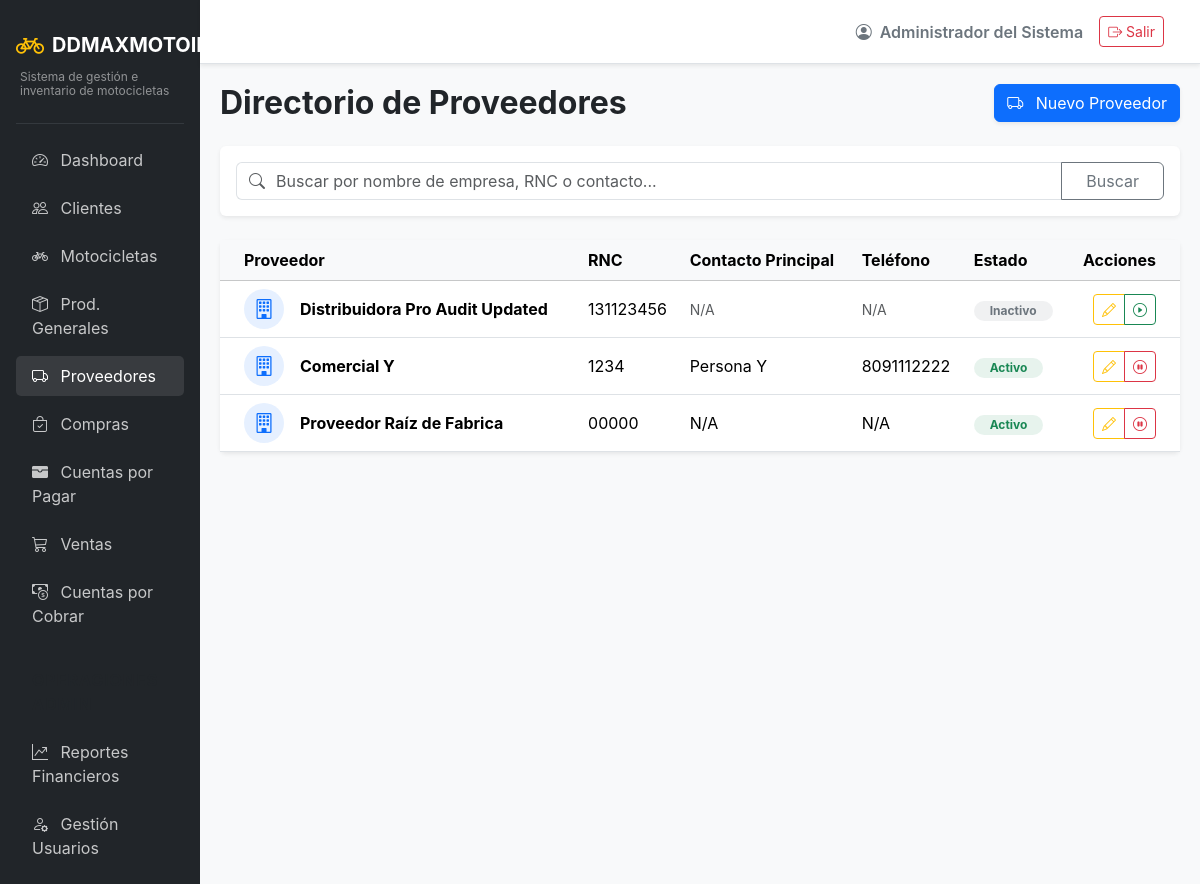
/suppliers/ (signed in), run on the app's committed database.
### app/models/auth.py (models this page shows, shortened)
class Usuarios(UserMixin, db.Model):
    __tablename__ = 'usuarios'
    id = db.Column(db.Integer, primary_key=True)
    usuario = db.Column(db.String(50), unique=True, nullable=False)
    password_hash = db.Column(db.String(255), nullable=False)
    rol_id = db.Column(db.Integer, db.ForeignKey('roles.id'), nullable=False)
    estado = db.Column(db.String(20), default='activo') # activo/inactivo
    nombre = db.Column(db.String(100), nullable=False)
    created_at = db.Column(db.DateTime, default=datetime.utcnow)
    updated_at = db.Column(db.DateTime, default=datetime.utcnow, onupdate=datetime.utcnow)

### app/models/entities.py (models this page shows)
class Proveedores(db.Model):
    __tablename__ = 'proveedores'
    id = db.Column(db.Integer, primary_key=True)
    nombre = db.Column(db.String(150), unique=True, nullable=False)
    rnc = db.Column(db.String(50))
    telefono = db.Column(db.String(20))
    direccion = db.Column(db.String(255))
    contacto = db.Column(db.String(100))
    estado = db.Column(db.String(20), default='activo')
    created_at = db.Column(db.DateTime, default=datetime.utcnow)

### app/routes/suppliers.py (the view)
@suppliers_bp.route('/')
def list_suppliers():
    search = request.args.get('search', '')
    query = Proveedores.query
    if search:
        query = query.filter(or_(
            Proveedores.nombre.ilike(f'%{search}%'),
            Proveedores.rnc.ilike(f'%{search}%'),
            Proveedores.contacto.ilike(f'%{search}%')
        ))
    proveedores = query.order_by(Proveedores.id.desc()).all()
    return render_template('suppliers/list.html', proveedores=proveedores, search=search)

### app/models/auth.py (called while the page is built)
@login_manager.user_loader
def load_user(user_id):
    return db.session.get(Usuarios, int(user_id))

### app/templates/suppliers/list.html (shortened to what this page needs)
{% extends "base.html" %}
{% block content %}
<div class="d-flex justify-content-between align-items-center mb-4">
    <h2 class="fw-bold mb-0">Directorio de Proveedores</h2>
    <a href="{{ url_for('suppliers.create_supplier') }}" class="btn btn-primary shadow-sm">
        <i class="bi bi-truck me-2"></i> Nuevo Proveedor
    </a>
</div>
<div class="card shadow-sm border-0 mb-4">
    <div class="card-body">
        <form method="GET" action="{{ url_for('suppliers.list_suppliers') }}" class="d-flex w-100">
            <div class="input-group">
                <span class="input-group-text bg-white text-muted border-end-0">
                    <i class="bi bi-search"></i>
                </span>
                <input type="text" class="form-control border-start-0 ps-0" name="search" placeholder="Buscar por nombre de empresa, RNC o contacto..." value="{{ search }}">
                <button class="btn btn-outline-secondary px-4" type="submit">Buscar</button>
            </div>
        </form>
    </div>
</div>
<div class="card shadow-sm border-0">
    <div class="card-body p-0">
        <div class="table-responsive">
            <table class="table table-hover align-middle mb-0">
                <thead class="table-light">
                    <tr>
                        <th class="ps-4">Proveedor</th>
                        <th>RNC</th>
                        <th>Contacto Principal</th>
                        <th>Teléfono</th>
                        <th>Estado</th>
                        <th class="text-end pe-4">Acciones</th>
                    </tr>
                </thead>
                <tbody>
                    {% for proveedor in proveedores %}
                    <tr>
                        <td class="ps-4">
                            <div class="d-flex align-items-center">
                                <div class="bg-primary bg-opacity-10 rounded-circle d-flex align-items-center justify-content-center text-primary me-3" style="width: 40px; height: 40px;">
                                    <i class="bi bi-building fs-5"></i>
                                </div>
                                <div class="fw-bold">{{ proveedor.nombre }}</div>
                            </div>
                        </td>
                        <td>{{ proveedor.rnc or '<span class="text-muted small">N/A</span>'|safe }}</td>
                        <td>{{ proveedor.contacto or '<span class="text-muted small">N/A</span>'|safe }}</td>
                        <td>{{ proveedor.telefono or '<span class="text-muted small">N/A</span>'|safe }}</td>
                        <td>
                            {% if proveedor.estado == 'activo' %}
                                <span class="badge bg-success bg-opacity-10 text-success px-3 rounded-pill">Activo</span>
                            {% else %}
                                <span class="badge bg-secondary bg-opacity-10 text-secondary px-3 rounded-pill">Inactivo</span>
                            {% endif %}
                        </td>
                        <td class="text-end pe-4">
                            <div class="btn-group" role="group">
                                <a href="{{ url_for('suppliers.edit_supplier', id=proveedor.id) }}" class="btn btn-sm btn-outline-warning" data-bs-toggle="tooltip" title="Editar">
                                    <i class="bi bi-pencil"></i>
                                </a>
                                <button type="button" class="btn btn-sm {{ 'btn-outline-danger' if proveedor.estado == 'activo' else 'btn-outline-success' }}" data-bs-toggle="modal" data-bs-target="#deactivateModal{{ proveedor.id }}" title="{{ 'Desactivar' if proveedor.estado == 'activo' else 'Reactivar' }}">
                                    <i class="bi {{ 'bi-pause-circle' if proveedor.estado == 'activo' else 'bi-play-circle' }}"></i>
                                </button>
                            </div>
                        </td>
                    </tr>
                    {% endfor %}
                </tbody>
            </table>
        </div>
    </div>
</div>
{% endblock %}

### app/templates/base.html (shortened to what this page needs)
<!DOCTYPE html>
<html lang="es">
<head>
    <link href="https://cdn.jsdelivr.net/npm/bootstrap@5.3.2/dist/css/bootstrap.min.css" rel="stylesheet">
    <link href="https://cdn.jsdelivr.net/npm/bootstrap-icons@1.11.1/font/bootstrap-icons.css" rel="stylesheet">
</head>
<body>
    <div class="container-fluid p-0">
        <div class="row g-0">
            <div class="col-md-2 sidebar d-none d-md-block p-3">
                <a href="{{ url_for('main.dashboard') }}" class="text-decoration-none d-flex flex-column mb-4 mt-2">
                    <div class="d-flex align-items-center">
                        <i class="bi bi-bicycle fs-3 text-warning me-2"></i>
                        <span class="fs-5 text-white fw-bold">DDMAXMOTOIMPORT</span>
                    </div>
                    <div class="text-white-50 mt-1 ps-1" style="font-size: 0.75rem; line-height: 1.2;">Sistema de gestión e inventario de motocicletas</div>
                </a>
                <hr class="text-secondary">
                <ul class="nav flex-column gap-2">
                    <li class="nav-item">
                        <a class="nav-link {% if request.endpoint and request.endpoint.startswith('main.') %}active{% endif %}" href="{{ url_for('main.dashboard') }}">
                            <i class="bi bi-speedometer2 me-2"></i> Dashboard
                        </a>
                    </li>
                    <li class="nav-item">
                        <a class="nav-link {% if request.endpoint and request.endpoint.startswith('clients.') %}active{% endif %}" href="{{ url_for('clients.list_clients') }}">
                            <i class="bi bi-people me-2"></i> Clientes
                        </a>
                    </li>
                    <li class="nav-item">
                        <a class="nav-link {% if request.endpoint and request.endpoint.startswith('inventory.') and 'product' not in request.endpoint %}active{% endif %}" href="{{ url_for('inventory.list_motorcycles') }}">
                            <i class="bi bi-bicycle me-2"></i> Motocicletas
                        </a>
                    </li>
                    <li class="nav-item">
                        <a class="nav-link {% if request.endpoint and request.endpoint.startswith('inventory.') and 'product' in request.endpoint %}active{% endif %}" href="{{ url_for('inventory.list_products') }}">
                            <i class="bi bi-box-seam me-2"></i> Prod. Generales
                        </a>
                    </li>
                    <li class="nav-item">
                        <a class="nav-link {% if request.endpoint and request.endpoint.startswith('suppliers.') %}active{% endif %}" href="{{ url_for('suppliers.list_suppliers') }}">
                            <i class="bi bi-truck me-2"></i> Proveedores
                        </a>
                    </li>
                    <li class="nav-item">
                        <a class="nav-link {% if request.endpoint and request.endpoint.startswith('purchases.') %}active{% endif %}" href="{{ url_for('purchases.list_purchases') }}">
                            <i class="bi bi-bag-check me-2"></i> Compras
                        </a>
                    </li>
                    <li class="nav-item">
                        <a class="nav-link {% if request.endpoint and request.endpoint.startswith('payables.') %}active{% endif %}" href="{{ url_for('payables.list_accounts') }}">
                            <i class="bi bi-wallet-fill me-2"></i> Cuentas por Pagar
                        </a>
                    </li>
                    <li class="nav-item">
                        <a class="nav-link {% if request.endpoint and request.endpoint.startswith('sales.') %}active{% endif %}" href="{{ url_for('sales.list_sales') }}">
                            <i class="bi bi-cart3 me-2"></i> Ventas
                        </a>
                    </li>
                    <li class="nav-item">
                        <a class="nav-link {% if request.endpoint and request.endpoint.startswith('accounts.') %}active{% endif %}" href="{{ url_for('accounts.list_accounts') }}">
                            <i class="bi bi-cash-coin me-2"></i> Cuentas por Cobrar
                        </a>
                    </li>
                    {% if current_user.is_authenticated and current_user.rol.nombre|upper in ['ADMIN', 'ADMINISTRADOR'] %}
                    <li class="nav-item mt-3">
                        <span class="nav-link text-uppercase small fw-bold text-muted" style="letter-spacing: 1px;">Operaciones Admin</span>
                    </li>
                    <li class="nav-item">
                        <a class="nav-link {% if request.endpoint and request.endpoint.startswith('reports.') %}active{% endif %}" href="{{ url_for('reports.sales_report') }}">
                            <i class="bi bi-graph-up-arrow me-2"></i> Reportes Financieros
                        </a>
                    </li>
                    <li class="nav-item">
                        <a class="nav-link" href="#" onclick="alert('Módulo de usuarios en desarrollo'); return false;">
                            <i class="bi bi-person-gear me-2"></i> Gestión Usuarios
                        </a>
                    </li>
                    {% endif %}
                </ul>
            </div>
            <div class="col-md-10 d-flex flex-column vh-100">
                <nav class="navbar navbar-expand-lg navbar-light bg-white border-bottom shadow-sm px-4 py-3">
                    <div class="container-fluid">
                        <div class="ms-auto d-flex align-items-center">
                            <span class="me-3 fw-semibold text-secondary">
                                <i class="bi bi-person-circle me-1"></i> {{ current_user.nombre }}
                            </span>
                            <a href="{{ url_for('auth.logout') }}" class="btn btn-outline-danger btn-sm">
                                <i class="bi bi-box-arrow-right"></i> Salir
                            </a>
                        </div>
                    </div>
                </nav>
                <main class="content-area flex-grow-1 overflow-auto">
                    {% block content %}{% endblock %}
                </main>
            </div>
        </div>
    </div>
</body>
</html>

### app/templates/base.html (style rules this page uses)
body { background-color: #f8f9fa; font-family: 'Inter', sans-serif; }
.sidebar { background-color: #212529; min-height: 100vh; color: #fff; }
.sidebar .nav-link { color: rgba(255,255,255,.75); transition: 0.3s; }
.sidebar .nav-link:hover, .sidebar .nav-link.active { color: #fff; background: rgba(255,255,255,.1); border-radius: 5px; }
.content-area { padding: 20px; }

### data on the page
Usuarios: nombre "Administrador del Sistema"
Proveedores: nombre "Distribuidora Pro Audit Updated", rnc "131123456", contacto "N/A", telefono "N/A", estado "Inactivo"
Proveedores: nombre "Comercial Y", rnc "1234", contacto "Persona Y", telefono "8091112222", estado "Activo"
Proveedores: nombre "Proveedor Raíz de Fabrica", rnc "00000", contacto "N/A", telefono "N/A", estado "Activo"
